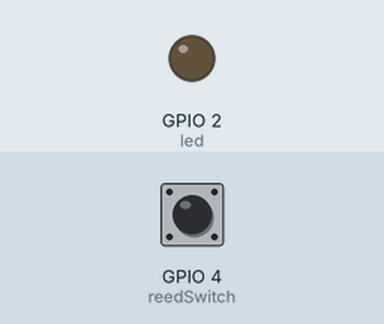
This sketch was run on a simulated ESP32. Parts: output pins drawn as LEDs (lit = HIGH). The test bench sets the inputs (shaded band); at power-on: GPIO 4 (reedSwitch) HIGH. WiFi joins after 1.5 s; servers stay silent unless stated; what the sketch prints to the serial monitor is not drawn.

Above: at 3.0 s.
3.1 s: GPIO 4 (reedSwitch) pulled LOW for 0.15 s
At 3.9 s:
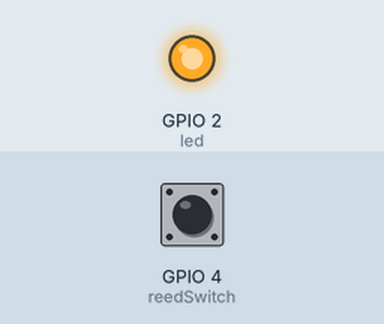
6.1 s: GPIO 4 (reedSwitch) pulled LOW for 3.2 s
At 9.8 s:
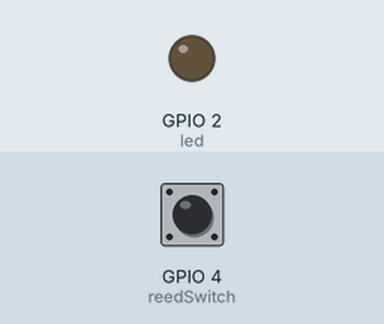
Timing chart, 0 to 11.3 s (numbered marks = the images above; inputs shaded):
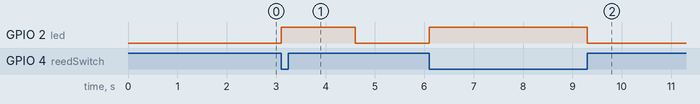

The sketch:

KLS2-8.ino
```cpp
// (licence header left out)
#include <WiFi.h>
#include <WiFiClientSecure.h>
#include <UniversalTelegramBot.h>
#include <ArduinoJson.h>

// Set GPIOs for LED and reedswitch
const int reedSwitch = 4;
const int led = 2; //optional

// Detects whenever the door changed state
bool changeState = false;

// Holds reedswitch state (1=opened, 0=close)
bool state;
String doorState;

// Auxiliary variables (it will only detect changes that are 1500 milliseconds apart)
unsigned long previousMillis = 0;
const long interval = 1500;

const char* ssid = "Oscar Rachman";
const char* password = "RaiRaka123";

// Initialize Telegram BOT
#define BOTtoken "XXXXXXXXXX:XXXXXXXXXXXXXXXXXXXXXXXXXXXXXXXXXXX"  // your Bot Token (Get from Botfather)

// Use @myidbot to find out the chat ID of an individual or a group
// Also note that you need to click "start" on a bot before it can
// message you
#define CHAT_ID "XXXXXXXXXX"

WiFiClientSecure client;
UniversalTelegramBot bot(BOTtoken, client);

// Runs whenever the reedswitch changes state
ICACHE_RAM_ATTR void changeDoorStatus() {
  Serial.println("State changed");
  changeState = true;
}

void setup() {
  // Serial port for debugging purposes
  Serial.begin(115200);

  // Read the current door state
  pinMode(reedSwitch, INPUT_PULLUP);
  state = digitalRead(reedSwitch);

  // Set LED state to match door state
  pinMode(led, OUTPUT);
  digitalWrite(led, !state);

  // Set the reedswitch pin as interrupt, assign interrupt function and set CHANGE mode
  attachInterrupt(digitalPinToInterrupt(reedSwitch), changeDoorStatus, CHANGE);

  // Connect to Wi-Fi
  WiFi.mode(WIFI_STA);
  WiFi.begin(ssid, password);
  client.setCACert(TELEGRAM_CERTIFICATE_ROOT); // Add root certificate for api.telegram.org
  while (WiFi.status() != WL_CONNECTED) {
    delay(500);
    Serial.print(".");
  }
  Serial.println("");
  Serial.println("WiFi connected");

  bot.sendMessage(CHAT_ID, "Bot started up", "");
}

void loop() {
  if (changeState){
    unsigned long currentMillis = millis();
    if(currentMillis - previousMillis >= interval) {
      previousMillis = currentMillis;
      // If a state has occured, invert the current door state
        state = !state;
        if(state) {
          doorState = "closed";
        }
        else{
          doorState = "open";
        }
        digitalWrite(led, !state);
        changeState = false;
        Serial.println(state);
        Serial.println(doorState);

        //Send notification
        bot.sendMessage(CHAT_ID, "The door is " + doorState, "");
    }
  }
}
```

Measured:
- after the input at 3.1 s, GPIO 2 (led): LOW → HIGH at once, → LOW 1.5 s later
- after the input at 6.1 s, GPIO 2 (led): LOW → HIGH at once, → LOW 3.2 s later
